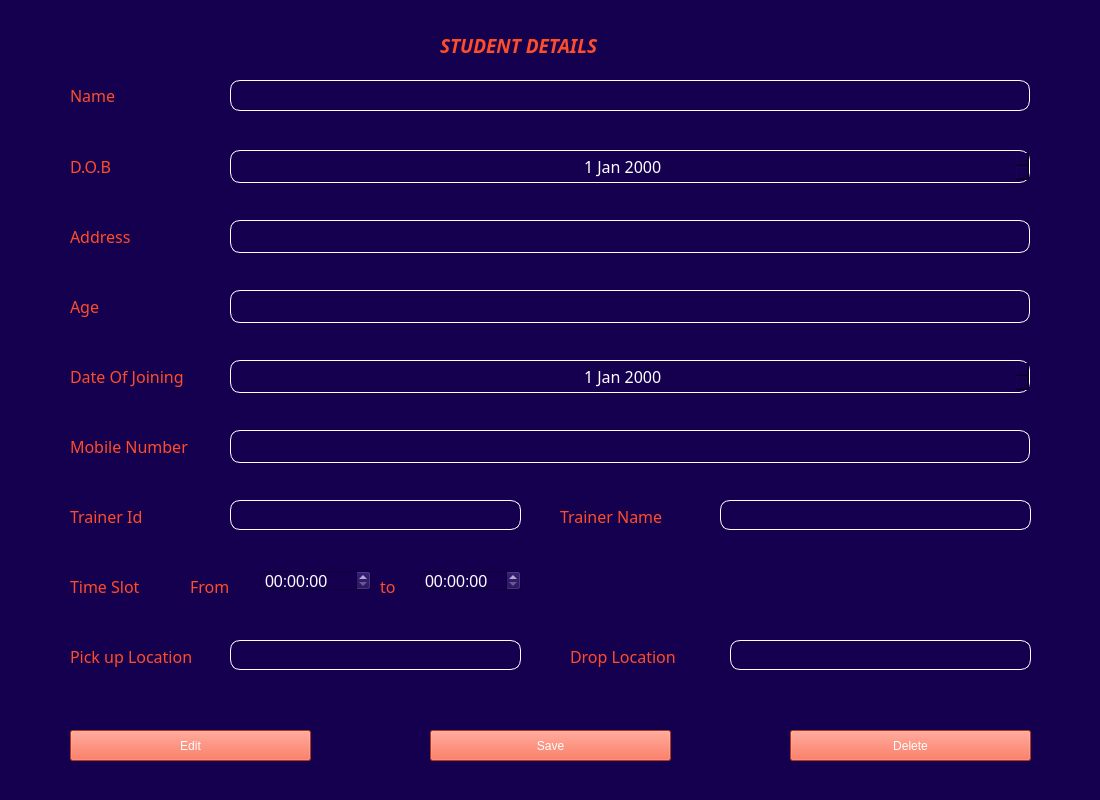
<?xml version="1.0" encoding="UTF-8"?>
<ui version="4.0">
 <class>MainWindow</class>
 <widget class="QMainWindow" name="MainWindow">
  <property name="geometry">
   <rect>
    <x>0</x>
    <y>0</y>
    <width>1100</width>
    <height>800</height>
   </rect>
  </property>
  <property name="windowTitle">
   <string>MainWindow</string>
  </property>
  <property name="styleSheet">
   <string notr="true">background:#150050;</string>
  </property>
  <widget class="QWidget" name="centralwidget">
   <property name="styleSheet">
    <string notr="true">QPushButton#SaveButton {
background-color:#FF4C29;
color:white;
}

QPushButton#SaveButton:hover {
    background-color:white;
color:#FF4C29;
}

QPushButton#SaveButton:pressed {
    background-color: rgb(224, 0, 0);     
}
QPushButton#EditButton {
background-color:#FF4C29;
color:white;
}

QPushButton#EditButton:hover {
    background-color:white;
color:#FF4C29;
}

QPushButton#EditButton:pressed {
    background-color: rgb(224, 0, 0);     
}
QPushButton#DeleteButton {
background-color:#FF4C29;
color:white;
}

QPushButton#DeleteButton:hover {
    background-color:white;
color:#FF4C29;
}

QPushButton#DeleteButton:pressed {
    background-color: rgb(224, 0, 0);     
}

</string>
   </property>
   <widget class="QLabel" name="label">
    <property name="geometry">
     <rect>
      <x>440</x>
      <y>30</y>
      <width>491</width>
      <height>31</height>
     </rect>
    </property>
    <property name="font">
     <font>
      <family>Gill Sans MT</family>
      <pointsize>14</pointsize>
      <weight>75</weight>
      <italic>true</italic>
      <bold>true</bold>
     </font>
    </property>
    <property name="styleSheet">
     <string notr="true">color:#FF4C29;</string>
    </property>
    <property name="text">
     <string>STUDENT DETAILS</string>
    </property>
   </widget>
   <widget class="QPushButton" name="EditButton">
    <property name="geometry">
     <rect>
      <x>70</x>
      <y>730</y>
      <width>241</width>
      <height>31</height>
     </rect>
    </property>
    <property name="text">
     <string>Edit</string>
    </property>
   </widget>
   <widget class="QPushButton" name="SaveButton">
    <property name="geometry">
     <rect>
      <x>430</x>
      <y>730</y>
      <width>241</width>
      <height>31</height>
     </rect>
    </property>
    <property name="text">
     <string>Save</string>
    </property>
   </widget>
   <widget class="QLabel" name="label_5">
    <property name="geometry">
     <rect>
      <x>70</x>
      <y>640</y>
      <width>141</width>
      <height>33</height>
     </rect>
    </property>
    <property name="font">
     <font>
      <family>Gill Sans MT</family>
      <pointsize>12</pointsize>
     </font>
    </property>
    <property name="styleSheet">
     <string notr="true">color:#FF4C29;</string>
    </property>
    <property name="text">
     <string>Pick up Location</string>
    </property>
   </widget>
   <widget class="QDateEdit" name="dOBDateEdit">
    <property name="geometry">
     <rect>
      <x>230</x>
      <y>150</y>
      <width>800</width>
      <height>33</height>
     </rect>
    </property>
    <property name="font">
     <font>
      <family>Gill Sans MT</family>
      <pointsize>12</pointsize>
     </font>
    </property>
    <property name="styleSheet">
     <string notr="true">border : 1px solid white;
border-radius : 10px;
color : white;</string>
    </property>
    <property name="alignment">
     <set>Qt::AlignCenter</set>
    </property>
   </widget>
   <widget class="QLabel" name="label_4">
    <property name="geometry">
     <rect>
      <x>380</x>
      <y>570</y>
      <width>31</width>
      <height>33</height>
     </rect>
    </property>
    <property name="font">
     <font>
      <family>Gill Sans MT</family>
      <pointsize>12</pointsize>
     </font>
    </property>
    <property name="styleSheet">
     <string notr="true">color:#FF4C29;</string>
    </property>
    <property name="text">
     <string>to</string>
    </property>
   </widget>
   <widget class="QLineEdit" name="pickupLineEdit">
    <property name="geometry">
     <rect>
      <x>230</x>
      <y>640</y>
      <width>291</width>
      <height>30</height>
     </rect>
    </property>
    <property name="font">
     <font>
      <family>Gill Sans MT</family>
      <pointsize>11</pointsize>
     </font>
    </property>
    <property name="styleSheet">
     <string notr="true">border : 1px solid white;
border-radius : 10px;
color : white;</string>
    </property>
    <property name="alignment">
     <set>Qt::AlignCenter</set>
    </property>
   </widget>
   <widget class="QLabel" name="ageLabel">
    <property name="geometry">
     <rect>
      <x>70</x>
      <y>290</y>
      <width>32</width>
      <height>33</height>
     </rect>
    </property>
    <property name="font">
     <font>
      <family>Gill Sans MT</family>
      <pointsize>12</pointsize>
     </font>
    </property>
    <property name="styleSheet">
     <string notr="true">color:#FF4C29;</string>
    </property>
    <property name="text">
     <string>Age</string>
    </property>
   </widget>
   <widget class="QLineEdit" name="idLineEdit">
    <property name="geometry">
     <rect>
      <x>230</x>
      <y>500</y>
      <width>291</width>
      <height>30</height>
     </rect>
    </property>
    <property name="font">
     <font>
      <family>Gill Sans MT</family>
      <pointsize>11</pointsize>
     </font>
    </property>
    <property name="styleSheet">
     <string notr="true">border : 1px solid white;
border-radius : 10px;
color : white;</string>
    </property>
    <property name="alignment">
     <set>Qt::AlignCenter</set>
    </property>
   </widget>
   <widget class="QLineEdit" name="addressLineEdit">
    <property name="geometry">
     <rect>
      <x>230</x>
      <y>220</y>
      <width>800</width>
      <height>33</height>
     </rect>
    </property>
    <property name="font">
     <font>
      <family>Gill Sans MT</family>
      <pointsize>12</pointsize>
     </font>
    </property>
    <property name="styleSheet">
     <string notr="true">border : 1px solid white;
border-radius : 10px;
color : white;</string>
    </property>
    <property name="alignment">
     <set>Qt::AlignCenter</set>
    </property>
   </widget>
   <widget class="QLineEdit" name="dropLineEdit">
    <property name="geometry">
     <rect>
      <x>730</x>
      <y>640</y>
      <width>301</width>
      <height>30</height>
     </rect>
    </property>
    <property name="font">
     <font>
      <family>Gill Sans MT</family>
      <pointsize>11</pointsize>
     </font>
    </property>
    <property name="styleSheet">
     <string notr="true">border : 1px solid white;
border-radius : 10px;
color : white;</string>
    </property>
    <property name="alignment">
     <set>Qt::AlignCenter</set>
    </property>
   </widget>
   <widget class="QTimeEdit" name="totimeEdit">
    <property name="geometry">
     <rect>
      <x>420</x>
      <y>570</y>
      <width>101</width>
      <height>21</height>
     </rect>
    </property>
    <property name="font">
     <font>
      <pointsize>12</pointsize>
     </font>
    </property>
    <property name="styleSheet">
     <string notr="true">color:white;</string>
    </property>
   </widget>
   <widget class="QDateEdit" name="dateOfJoiningDateEdit">
    <property name="geometry">
     <rect>
      <x>230</x>
      <y>360</y>
      <width>800</width>
      <height>33</height>
     </rect>
    </property>
    <property name="font">
     <font>
      <family>Gill Sans MT</family>
      <pointsize>12</pointsize>
     </font>
    </property>
    <property name="styleSheet">
     <string notr="true">border : 1px solid white;
border-radius : 10px;
color : white;</string>
    </property>
    <property name="alignment">
     <set>Qt::AlignCenter</set>
    </property>
   </widget>
   <widget class="QLabel" name="label_8">
    <property name="geometry">
     <rect>
      <x>70</x>
      <y>500</y>
      <width>141</width>
      <height>33</height>
     </rect>
    </property>
    <property name="font">
     <font>
      <family>Gill Sans MT</family>
      <pointsize>12</pointsize>
     </font>
    </property>
    <property name="styleSheet">
     <string notr="true">color:#FF4C29;</string>
    </property>
    <property name="text">
     <string>Trainer Id</string>
    </property>
   </widget>
   <widget class="QLabel" name="nameLabel">
    <property name="geometry">
     <rect>
      <x>70</x>
      <y>80</y>
      <width>50</width>
      <height>31</height>
     </rect>
    </property>
    <property name="sizePolicy">
     <sizepolicy hsizetype="Expanding" vsizetype="Expanding">
      <horstretch>0</horstretch>
      <verstretch>0</verstretch>
     </sizepolicy>
    </property>
    <property name="font">
     <font>
      <family>Gill Sans MT</family>
      <pointsize>12</pointsize>
      <weight>50</weight>
      <bold>false</bold>
     </font>
    </property>
    <property name="styleSheet">
     <string notr="true">color:#FF4C29;</string>
    </property>
    <property name="text">
     <string>Name</string>
    </property>
   </widget>
   <widget class="QLabel" name="label_2">
    <property name="geometry">
     <rect>
      <x>70</x>
      <y>570</y>
      <width>101</width>
      <height>33</height>
     </rect>
    </property>
    <property name="font">
     <font>
      <family>Gill Sans MT</family>
      <pointsize>12</pointsize>
     </font>
    </property>
    <property name="styleSheet">
     <string notr="true">color:#FF4C29;</string>
    </property>
    <property name="text">
     <string>Time Slot</string>
    </property>
   </widget>
   <widget class="QLineEdit" name="ageLineEdit">
    <property name="geometry">
     <rect>
      <x>230</x>
      <y>290</y>
      <width>800</width>
      <height>33</height>
     </rect>
    </property>
    <property name="font">
     <font>
      <family>Gill Sans MT</family>
      <pointsize>12</pointsize>
     </font>
    </property>
    <property name="styleSheet">
     <string notr="true">border : 1px solid white;
border-radius : 10px;
color : white;</string>
    </property>
    <property name="alignment">
     <set>Qt::AlignCenter</set>
    </property>
   </widget>
   <widget class="QLabel" name="addressLabel">
    <property name="geometry">
     <rect>
      <x>70</x>
      <y>220</y>
      <width>67</width>
      <height>33</height>
     </rect>
    </property>
    <property name="font">
     <font>
      <family>Gill Sans MT</family>
      <pointsize>12</pointsize>
     </font>
    </property>
    <property name="styleSheet">
     <string notr="true">color:#FF4C29;</string>
    </property>
    <property name="text">
     <string>Address</string>
    </property>
   </widget>
   <widget class="QLineEdit" name="trainerNameLineEdit">
    <property name="geometry">
     <rect>
      <x>720</x>
      <y>500</y>
      <width>311</width>
      <height>30</height>
     </rect>
    </property>
    <property name="font">
     <font>
      <family>Gill Sans MT</family>
      <pointsize>11</pointsize>
     </font>
    </property>
    <property name="styleSheet">
     <string notr="true">border : 1px solid white;
border-radius : 10px;
color : white;</string>
    </property>
    <property name="alignment">
     <set>Qt::AlignCenter</set>
    </property>
   </widget>
   <widget class="QTimeEdit" name="frtimeEdit">
    <property name="geometry">
     <rect>
      <x>260</x>
      <y>570</y>
      <width>111</width>
      <height>21</height>
     </rect>
    </property>
    <property name="font">
     <font>
      <pointsize>12</pointsize>
     </font>
    </property>
    <property name="styleSheet">
     <string notr="true">color:white;</string>
    </property>
   </widget>
   <widget class="QLabel" name="label_6">
    <property name="geometry">
     <rect>
      <x>570</x>
      <y>640</y>
      <width>141</width>
      <height>33</height>
     </rect>
    </property>
    <property name="font">
     <font>
      <family>Gill Sans MT</family>
      <pointsize>12</pointsize>
     </font>
    </property>
    <property name="styleSheet">
     <string notr="true">color:#FF4C29;</string>
    </property>
    <property name="text">
     <string>Drop Location</string>
    </property>
   </widget>
   <widget class="QLabel" name="label_7">
    <property name="geometry">
     <rect>
      <x>560</x>
      <y>500</y>
      <width>141</width>
      <height>33</height>
     </rect>
    </property>
    <property name="font">
     <font>
      <family>Gill Sans MT</family>
      <pointsize>12</pointsize>
     </font>
    </property>
    <property name="styleSheet">
     <string notr="true">color:#FF4C29;</string>
    </property>
    <property name="text">
     <string>Trainer Name</string>
    </property>
   </widget>
   <widget class="QLineEdit" name="nameLineEdit">
    <property name="geometry">
     <rect>
      <x>230</x>
      <y>80</y>
      <width>800</width>
      <height>31</height>
     </rect>
    </property>
    <property name="font">
     <font>
      <family>Gill Sans MT</family>
      <pointsize>11</pointsize>
     </font>
    </property>
    <property name="styleSheet">
     <string notr="true">border : 1px solid white;
border-radius : 10px;
color : white;</string>
    </property>
    <property name="alignment">
     <set>Qt::AlignCenter</set>
    </property>
   </widget>
   <widget class="QLineEdit" name="mobileNumberLineEdit">
    <property name="geometry">
     <rect>
      <x>230</x>
      <y>430</y>
      <width>800</width>
      <height>33</height>
     </rect>
    </property>
    <property name="font">
     <font>
      <family>Gill Sans MT</family>
      <pointsize>12</pointsize>
     </font>
    </property>
    <property name="styleSheet">
     <string notr="true">border : 1px solid white;
border-radius : 10px;
color : white;</string>
    </property>
    <property name="alignment">
     <set>Qt::AlignCenter</set>
    </property>
   </widget>
   <widget class="QLabel" name="mobileNumberLabel">
    <property name="geometry">
     <rect>
      <x>70</x>
      <y>430</y>
      <width>130</width>
      <height>33</height>
     </rect>
    </property>
    <property name="font">
     <font>
      <family>Gill Sans MT</family>
      <pointsize>12</pointsize>
     </font>
    </property>
    <property name="styleSheet">
     <string notr="true">color:#FF4C29;</string>
    </property>
    <property name="text">
     <string>Mobile Number</string>
    </property>
   </widget>
   <widget class="QLabel" name="dateOfJoiningLabel">
    <property name="geometry">
     <rect>
      <x>70</x>
      <y>360</y>
      <width>133</width>
      <height>33</height>
     </rect>
    </property>
    <property name="font">
     <font>
      <family>Gill Sans MT</family>
      <pointsize>12</pointsize>
     </font>
    </property>
    <property name="styleSheet">
     <string notr="true">color:#FF4C29;</string>
    </property>
    <property name="text">
     <string>Date Of Joining </string>
    </property>
   </widget>
   <widget class="QLabel" name="label_3">
    <property name="geometry">
     <rect>
      <x>190</x>
      <y>570</y>
      <width>51</width>
      <height>33</height>
     </rect>
    </property>
    <property name="font">
     <font>
      <family>Gill Sans MT</family>
      <pointsize>12</pointsize>
     </font>
    </property>
    <property name="styleSheet">
     <string notr="true">color:#FF4C29;</string>
    </property>
    <property name="text">
     <string>From</string>
    </property>
   </widget>
   <widget class="QLabel" name="dOBLabel">
    <property name="geometry">
     <rect>
      <x>70</x>
      <y>150</y>
      <width>50</width>
      <height>33</height>
     </rect>
    </property>
    <property name="font">
     <font>
      <family>Gill Sans MT</family>
      <pointsize>12</pointsize>
      <weight>50</weight>
      <bold>false</bold>
     </font>
    </property>
    <property name="styleSheet">
     <string notr="true">color:#FF4C29;</string>
    </property>
    <property name="text">
     <string>D.O.B</string>
    </property>
   </widget>
   <widget class="QPushButton" name="DeleteButton">
    <property name="geometry">
     <rect>
      <x>790</x>
      <y>730</y>
      <width>241</width>
      <height>31</height>
     </rect>
    </property>
    <property name="text">
     <string>Delete</string>
    </property>
   </widget>
   <widget class="QLabel" name="error">
    <property name="geometry">
     <rect>
      <x>430</x>
      <y>690</y>
      <width>331</width>
      <height>21</height>
     </rect>
    </property>
    <property name="styleSheet">
     <string notr="true">color:rgb(255, 0, 0);</string>
    </property>
    <property name="text">
     <string/>
    </property>
   </widget>
  </widget>
 </widget>
 <resources/>
 <connections/>
</ui>
